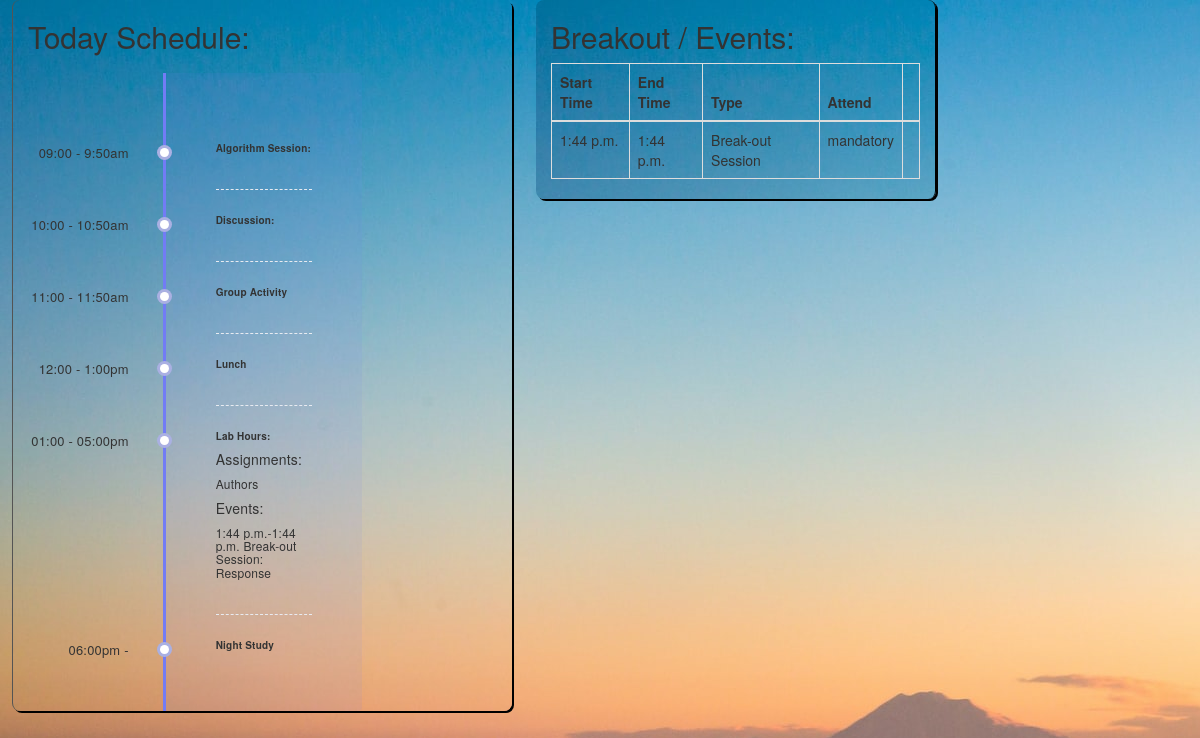
The app's page /students/todo (signed in) with its own data.
### student/models.py (models this page shows)
class Assignment(models.Model):
    name = models.CharField(max_length=255)
    is_solved = models.BooleanField(default=False)
    stack = models.ForeignKey(Stack, related_name='assignments', on_delete=CASCADE)
    solvers = models.ManyToManyField(
        User,
        through='UserAssignment',
        through_fields=('assignment' ,'user' ),
    )
    day = models.ForeignKey(Day, related_name='assignments', on_delete=CASCADE)
    created_at = models.DateTimeField(auto_now_add=True, )
    updated_at = models.DateTimeField(auto_now=True, )

class Event(models.Model):
    title = models.CharField(max_length=255)
    date = models.DateField()
    start_time = models.TimeField(default=datetime.now())
    end_time = models.TimeField(default=datetime.now())
    type = models.ForeignKey(EventCategory, related_name='events', on_delete=CASCADE)
    instructor = models.ForeignKey(User, related_name='created_events', on_delete=CASCADE)
    students = models.ManyToManyField(User, related_name='attended_events')
    day = models.ForeignKey(Day, related_name='events', on_delete=CASCADE)
    attend = models.CharField(max_length=255,default="optional")
    created_at = models.DateTimeField(auto_now_add=True, )
    updated_at = models.DateTimeField(auto_now=True, )

class EventCategory(models.Model):
    category = models.CharField(max_length=255)
    created_at = models.DateTimeField(auto_now_add=True, )
    updated_at = models.DateTimeField(auto_now=True, )

### student/views.py (the view)
# urls.py: path('todo',views.to_do),
def to_do(request):
    if 'id' not in request.session:
        return redirect('/')
    try :
        today = Day.objects.get(date=datetime.today())
    except:
        today = Day.objects.last()
    print(today)
    context = {
        'user': User.objects.get(id=request.session['id']),
        "today": today,
        "events": Event.objects.filter(date=today.date),
    }
    return render(request,"home.html",context)

### student/templates/home.html (shortened to what this page needs)
<!DOCTYPE html>
<html lang="en">
  <head>
    <link
      rel="stylesheet"
      href="https://maxcdn.bootstrapcdn.com/bootstrap/3.4.1/css/bootstrap.min.css"
    />
    {% load render_partial %}
    {% load static %}
    <link rel="stylesheet" href="{% static 'css/home.css' %}">
  </head>
  <body>
    <div class="container-fluid">
      <div class="row">
        <div class="col-sm-5">
          <h2>Today Schedule:</h2>
          <div class="row">
            <ul class="timeline">
              <li class="event" data-date="09:00 - 9:50am">
                <h3>Algorithm Session:</h3>
              </li>
              <li class="event" data-date="10:00 - 10:50am">
                <h3>Discussion:</h3>
              </li>
              <li class="event" data-date="11:00 - 11:50am">
                <h3>Group Activity</h3>
              </li>
              <li class="event" data-date="12:00 - 1:00pm">
                <h3>Lunch</h3>
              </li>
              <li class="event" data-date="01:00 - 05:00pm">
                <h3>Lab Hours:</h3>
                <h5>Assignments:</h5>
                {% for assignment in today.assignments.all %}
                  <h6>{{assignment.name}}</h6>
                {% endfor %}
                <h5>Events:</h5>
                {% for event in events %}
                  {% if event.attend == "mandatory" or user.role.id == 2 %}
                    <h6>{{event.start_time}}-{{event.end_time}} {{event.type.category}}: {{event.title}}</h6>
                  {% endif %}
                {% endfor %}
              </li>
              <li class="event" data-date="06:00pm -">
                <h3>Night Study</h3>
              </li>
            </ul>
          </div>
        </div>
        {% if user.role.id == 1 %}
          <div class="col-sm-4">
            <h2>Breakout / Events:</h2>
            <table class="table table-bordered table-hover">
              <thead>
                <tr>
                  <th>Start Time</th>
                  <th>End Time</th>
                  <th>Type</th>
                  <th>Attend</th>
                  <th></th>
                </tr>
              </thead>
              <tbody>
                {% for event in events %}
                  <tr>
                    <td>{{event.start_time}}</td>
                    <td>{{event.end_time}}</td>
                    <td>{{event.type.category}}</td>
                    <td>{{event.attend}}</td>
                    <td>
                  </td>
                  </tr>
                {% endfor %}
              </tbody>
            </table>
          </div>
        {% endif %}
      </div>
    </div>
  </body>
</html>

### student/static/css/home.css (style rules this page uses)
.col-sm-2, .col-sm-4 { border-right: 1px outset black ; border-radius: 8px; box-shadow: 2px 2px black; margin-right:1%; }
.col-sm-4 { margin-left: 2%; }
.col-sm-5 { border-left: 1px outset black ; border-radius: 8px; box-shadow: 2px 2px black; margin-left:1%; }
.timeline { border-left: 3px solid #727cf5; border-bottom-right-radius: 4px; border-top-right-radius: 4px; background: rgba(114, 124, 245, 0.09); margin: 0 auto; letter-spacing: 0.2px; position: relative; line-height: 1.4em; font-size: 1.03em; padding: 50px; list-style: none; text-align: left; max-width: 40%; }
.timeline h2, .timeline h3 { font-weight: 600; font-size: 1rem; margin-bottom: 10px; }
.timeline .event { border-bottom: 1px dashed #e8ebf1; padding-bottom: 25px; margin-bottom: 25px; position: relative; }
.timeline .event:last-of-type { padding-bottom: 0; margin-bottom: 0; border: none; }
.timeline .event:before, .timeline .event:after { position: absolute; display: block; top: 0; }
.timeline .event:before { left: -207px; content: attr(data-date); text-align: right; font-weight: 100; font-size: 0.9em; min-width: 120px; }
.timeline .event:after { -webkit-box-shadow: 0 0 0 3px #1d1e31; box-shadow: 0 0 0 3px #aab0e2; left: -55.8px; background: #fff; border-radius: 50%; height: 9px; width: 9px; content: ""; top: 5px; }

### records on screen
Assignment: name "Authors"
Event: start_time "1:44 p.m.", end_time "1:44 p.m.", type.category "Break-out Session", title "Response", attend "mandatory"
